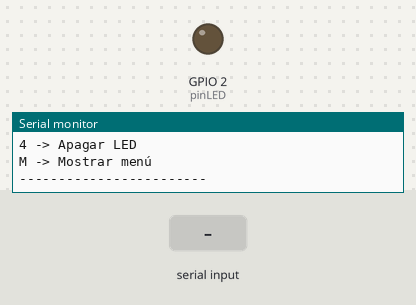
Bench run of a sketch on a simulated ESP32. Shown: output pins drawn as LEDs (lit = HIGH), the last lines printed to the serial monitor. Inputs (shaded band) come from the test bench.

Above: at 1.2 s.
1.3 s: "3" received over Serial
At 2.1 s:
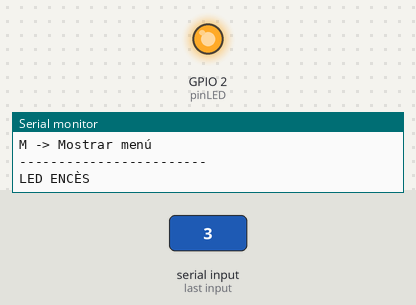
2.8 s: "1" received over Serial
4.3 s: "2" received over Serial
Timing chart, 0 to 7.3 s (numbered marks = the images above; inputs shaded):
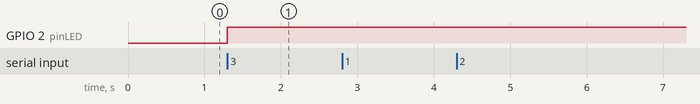

The sketch:

issue_4.ino
```cpp
const int pinLDR = 34;        // Entrada analógica LDR
const int pinTemp = 4;        // Entrada analógica sensor de temperatura
const int pinLED = 2;         // LED salida

int valorLDR = 0;
float temperatura = 0.0;

void setup() {
  Serial.begin(115200);
  pinMode(pinLED, OUTPUT);
  Serial.println("=== Menú de l'usuari ===");
  mostrarMenu();
}

void loop() {
  if (Serial.available() > 0) {
    char opcion = Serial.read(); // Leer la opción del usuario

    switch (opcion) {

      case '1': {
        // Leer valor LDR
        valorLDR = analogRead(pinLDR);
        Serial.print("Valor LDR: ");
        Serial.println(valorLDR);
        break;
      }

      case '2': {
        // Leer y mostrar temperatura
        int valorTemp = analogRead(pinTemp);
        float voltatge = valorTemp * (3.3 / 4095.0);   // Convertir a voltaje
        temperatura = voltatge * 100;                  // Fórmula simplificada
        Serial.print("Temperatura: ");
        Serial.print(temperatura);
        Serial.println(" °C");
        break;
      }

      case '3': {
        // Encender LED
        digitalWrite(pinLED, HIGH);
        Serial.println("LED ENCÈS");
        break;
      }

      case '4': {
        // Apagar LED
        digitalWrite(pinLED, LOW);
        Serial.println("LED APAGAT");
        break;
      }

      case 'm':
      case 'M': {
        mostrarMenu();
        break;
      }

      default: {
        Serial.println("Opció no vàlida. Prem 'm' per mostrar menú.");
        break;
      }
    }

    // Limpiar buffer de entrada
    while (Serial.available() > 0) Serial.read();
  }
}

void mostrarMenu() {
  Serial.println("\nTria una opció:");
  Serial.println("1 -> Consultar valor LDR");
  Serial.println("2 -> Consultar temperatura");
  Serial.println("3 -> Encendre LED");
  Serial.println("4 -> Apagar LED");
  Serial.println("M -> Mostrar menú");
  Serial.println("------------------------");
}
```

Measured:
- after the input at 1.3 s, GPIO 2 (pinLED): LOW → HIGH at once
